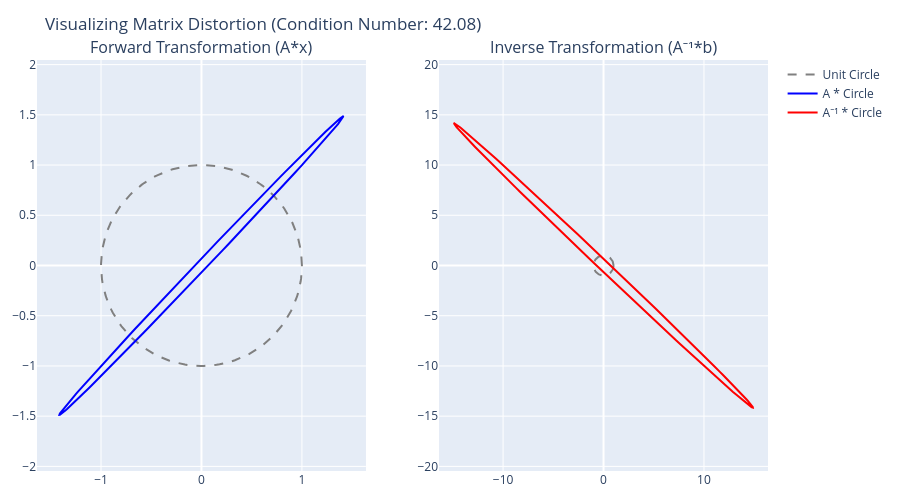

Notebook code for this chart:
### Markdown cell above
Notice how the circle is scaled but remains perfectly proportional. The inverse simply shrinks it back.

Now, let's look at an **ill-conditioned** matrix where the rows are nearly parallel:
$$
\mathbf{A} = \begin{pmatrix} 1 & 1 \\ 1 & 1.1 \end{pmatrix}
$$

### Code cell
A_ill = [[1, 1], 
         [1, 1.1]]

fig2 = exe.visualize_conditioning(A_ill)
fig2.show()

### Figure 1 — Plotly figure (JSON) as saved in the notebook; plotly's stock layout.template omitted (floating-point values rounded to 4 significant figures; data arrays with more than 128 entries replaced by an {"elided": "..."} marker saying what was removed)
{"data": [{"line": {"color": "gray", "dash": "dash"}, "mode": "lines", "name": "Unit Circle", "type": "scatter", "x": {"elided": "200 float values"}, "xaxis": "x", "y": {"elided": "200 float values"}, "yaxis": "y"}, {"line": {"color": "blue"}, "mode": "lines", "name": "A * Circle", "type": "scatter", "x": {"elided": "200 float values"}, "xaxis": "x", "y": {"elided": "200 float values"}, "yaxis": "y"}, {"line": {"color": "gray", "dash": "dash"}, "mode": "lines", "name": "Unit Circle", "showlegend": false, "type": "scatter", "x": {"elided": "200 float values"}, "xaxis": "x2", "y": {"elided": "200 float values"}, "yaxis": "y2"}, {"line": {"color": "red"}, "mode": "lines", "name": "A⁻¹ * Circle", "type": "scatter", "x": {"elided": "200 float values"}, "xaxis": "x2", "y": {"elided": "200 float values"}, "yaxis": "y2"}], "layout": {"annotations": [{"font": {"size": 16}, "showarrow": false, "text": "Forward Transformation (A*x)", "x": 0.225, "xanchor": "center", "xref": "paper", "y": 1, "yanchor": "bottom", "yref": "paper"}, {"font": {"size": 16}, "showarrow": false, "text": "Inverse Transformation (A⁻¹*b)", "x": 0.775, "xanchor": "center", "xref": "paper", "y": 1, "yanchor": "bottom", "yref": "paper"}], "height": 500, "margin": {"b": 20, "l": 20, "r": 20, "t": 60}, "title": {"text": "Visualizing Matrix Distortion (Condition Number: 42.08)"}, "width": 900, "xaxis": {"anchor": "y", "domain": [0, 0.45], "range": [-1.635, 1.635]}, "xaxis2": {"anchor": "y2", "domain": [0.55, 1], "range": [-16.35, 16.35]}, "yaxis": {"anchor": "x", "domain": [0, 1], "range": [-1.635, 1.635], "scaleanchor": "x", "scaleratio": 1}, "yaxis2": {"anchor": "x2", "domain": [0, 1], "range": [-16.35, 16.35], "scaleanchor": "x2", "scaleratio": 1}}}
